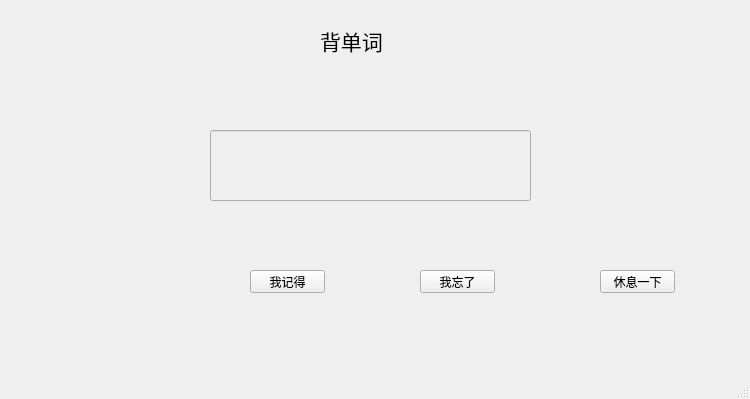
<?xml version="1.0" encoding="UTF-8"?>
<ui version="4.0">
 <class>RecitewordWindow</class>
 <widget class="QMainWindow" name="RecitewordWindow">
  <property name="geometry">
   <rect>
    <x>0</x>
    <y>0</y>
    <width>750</width>
    <height>399</height>
   </rect>
  </property>
  <property name="minimumSize">
   <size>
    <width>750</width>
    <height>399</height>
   </size>
  </property>
  <property name="maximumSize">
   <size>
    <width>750</width>
    <height>399</height>
   </size>
  </property>
  <property name="windowTitle">
   <string>MainWindow</string>
  </property>
  <widget class="QWidget" name="centralwidget">
   <widget class="QLabel" name="label_2">
    <property name="geometry">
     <rect>
      <x>320</x>
      <y>20</y>
      <width>91</width>
      <height>41</height>
     </rect>
    </property>
    <property name="font">
     <font>
      <family>Agency FB</family>
      <pointsize>16</pointsize>
     </font>
    </property>
    <property name="text">
     <string>背单词</string>
    </property>
   </widget>
   <widget class="QPushButton" name="restButton">
    <property name="geometry">
     <rect>
      <x>600</x>
      <y>270</y>
      <width>75</width>
      <height>23</height>
     </rect>
    </property>
    <property name="text">
     <string>休息一下</string>
    </property>
   </widget>
   <widget class="QLineEdit" name="wordEdit">
    <property name="enabled">
     <bool>false</bool>
    </property>
    <property name="geometry">
     <rect>
      <x>210</x>
      <y>130</y>
      <width>321</width>
      <height>71</height>
     </rect>
    </property>
    <property name="font">
     <font>
      <family>Agency FB</family>
      <pointsize>22</pointsize>
     </font>
    </property>
   </widget>
   <widget class="QPushButton" name="rememberButton">
    <property name="geometry">
     <rect>
      <x>250</x>
      <y>270</y>
      <width>75</width>
      <height>23</height>
     </rect>
    </property>
    <property name="text">
     <string>我记得</string>
    </property>
   </widget>
   <widget class="QPushButton" name="forgetButton">
    <property name="geometry">
     <rect>
      <x>420</x>
      <y>270</y>
      <width>75</width>
      <height>23</height>
     </rect>
    </property>
    <property name="text">
     <string>我忘了</string>
    </property>
   </widget>
  </widget>
  <widget class="QMenuBar" name="menubar">
   <property name="geometry">
    <rect>
     <x>0</x>
     <y>0</y>
     <width>750</width>
     <height>23</height>
    </rect>
   </property>
  </widget>
  <widget class="QStatusBar" name="statusbar"/>
 </widget>
 <resources/>
 <connections/>
</ui>
